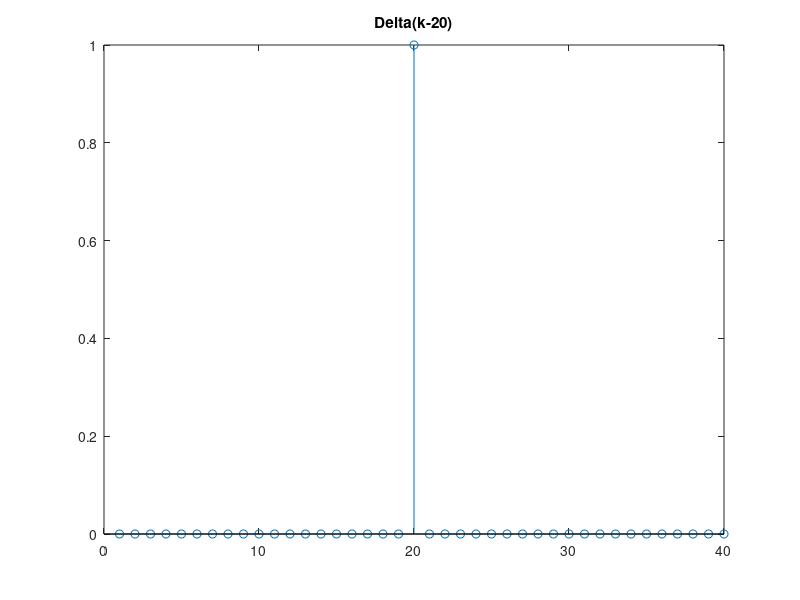

Write the MATLAB code that produced this figure. (Note: this script raises an error after producing the figure.)
clear all; 
close all; 
clc;

%% Question 1
signal = zeros(1, 40);
signal(1,20) = 1;
n=1:40;
stem(n, signal), title('Delta(k-20)');

%% Question 2
alpha = 0.5;
caus = canny_der_causal_h(signal, alpha);
anticaus = canny_der_anticausal_h(signal, alpha);

figure;
subplot(211); 
stem(n, caus), title('Causal Filtering Result');
subplot(212); 
stem(n, anticaus), title('Anti-Causal Filtering Result');

%% Question 3
u1 = (n>=10); % Step function shifted to 10
u2 = (n>=30); % Step function shifter to 30
u = u1 - u2;
figure;
stem(n, u), title('u[k - 10] - u[k - 30]');

%% Question 4
alpha = 0.5;
s = 0.5;
caus = canny_der_causal_f(u, alpha, s);
anticaus = canny_der_anticausal_f(u, alpha, s);

figure;
subplot(211); 
stem(n, caus), title('Causal Filtering Result');
subplot(212); 
stem(n, anticaus), title('Anti-Causal Filtering Result');



